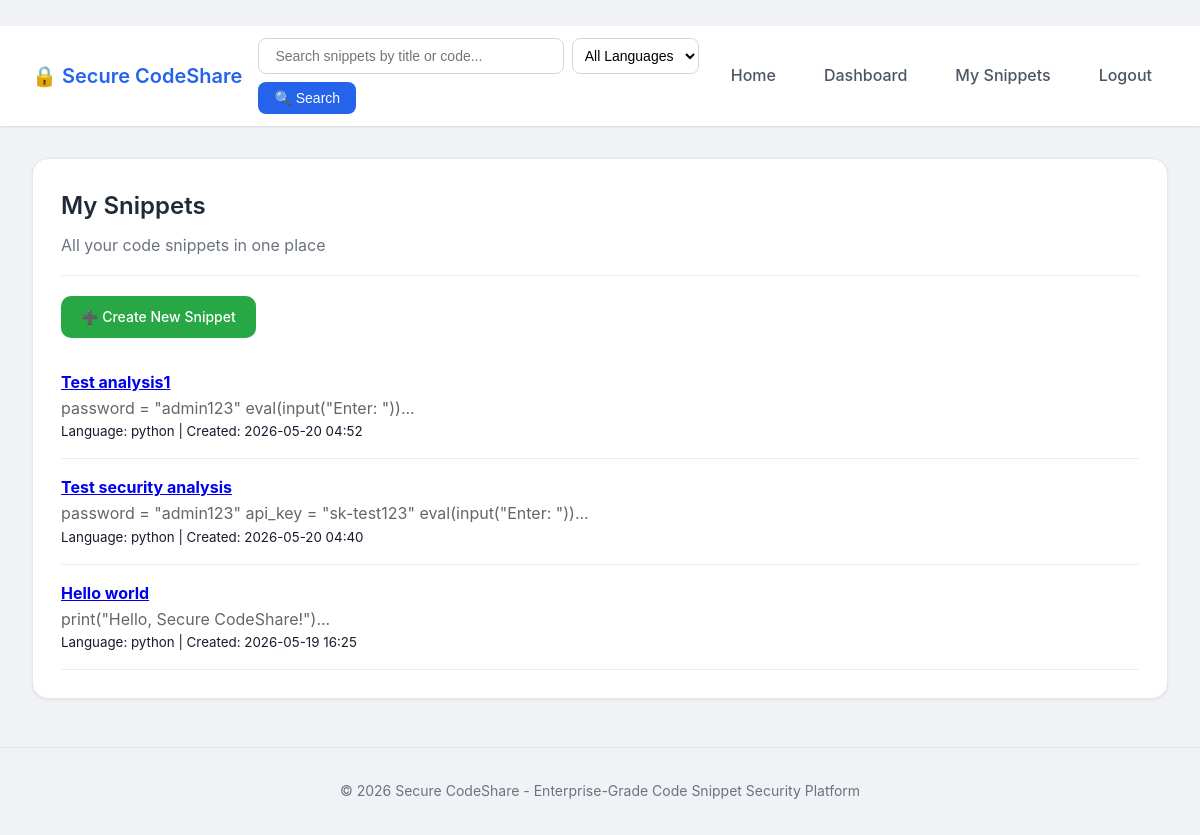
/snippets/my-snippets (signed in), run on the app's committed database.
### models.py (models this page shows, shortened)
class Snippet(db.Model):
    __tablename__ = 'snippets'
    id = db.Column(db.Integer, primary_key=True)
    title = db.Column(db.String(200), nullable=False)
    code = db.Column(db.Text, nullable=False)
    language = db.Column(db.String(50), default='text')
    user_id = db.Column(db.Integer, db.ForeignKey('users.id'), nullable=False)
    created_at = db.Column(db.DateTime, default=datetime.utcnow)
    updated_at = db.Column(db.DateTime, default=datetime.utcnow, onupdate=datetime.utcnow)
    security_score = db.Column(db.Integer, default=100)
    tags = db.relationship('Tag', secondary=snippet_tags, back_populates='snippets')
    author = db.relationship('User', backref='snippets')

### app/snippets/routes.py (the view)
@snippets_bp.route('/my-snippets')
@login_required
def my_snippets():
    snippets = Snippet.query.filter_by(user_id=current_user.id).order_by(Snippet.created_at.desc()).all()
    return render_template('my_snippets.html', snippets=snippets)

### app/templates/my_snippets.html
﻿{% extends "base.html" %}
{% block content %}
<div class="card">
    <div class="card-header">
        <h2>My Snippets</h2>
        <p>All your code snippets in one place</p>
    </div>
    <div style="margin-bottom: 1rem;">
        <a href="{{ url_for('snippets.new_snippet') }}" class="btn btn-primary" style="background: #28a745;">➕ Create New Snippet</a>
    </div>
    {% if snippets %}
        {% for snippet in snippets %}
            <div style="border-bottom: 1px solid #eee; padding: 1rem 0;">
                <h4><a href="{{ url_for('snippets.view_snippet', snippet_id=snippet.id) }}">{{ snippet.title }}</a></h4>
                <p style="color: #666;">{{ snippet.code[:100] }}...</p>
                <small>Language: {{ snippet.language }} | Created: {{ snippet.created_at.strftime('%Y-%m-%d %H:%M') }}</small>
            </div>
        {% endfor %}
    {% else %}
        <p style="color: #666;">No snippets yet. Click "Create New Snippet" to get started!</p>
    {% endif %}
</div>
{% endblock %}

### app/templates/base.html (shortened to what this page needs)
 <!DOCTYPE html>
<html lang="en">
<head>
</head>
<body>
    <nav class="navbar">
        <div class="nav-container">
            <a href="{{ url_for('home') }}" class="logo">
                🔒 Secure CodeShare
            </a>
            <div class="search-container">
                <form action="{{ url_for('search') }}" method="GET" class="search-form">
                    <input type="text" name="q" placeholder="Search snippets by title or code..." class="search-input">
                    <select name="language" class="search-language">
                        <option value="">All Languages</option>
                    </select>
                    <button type="submit" class="btn-search">🔍 Search</button>
                </form>
            </div>
            <div class="nav-links">
                <a href="{{ url_for('home') }}">Home</a>
                {% if current_user.is_authenticated %}
                    <a href="{{ url_for('dashboard') }}">Dashboard</a>
                    <a href="{{ url_for('snippets.my_snippets') }}">My Snippets</a>
                    <a href="{{ url_for('auth.logout') }}">Logout</a>
                {% else %}
                    <a href="{{ url_for('auth.login') }}">Login</a>
                    <a href="{{ url_for('auth.register') }}">Register</a>
                {% endif %}
            </div>
        </div>
    </nav>
    <div class="container">
        {% block content %}{% endblock %}
    </div>
    <div class="footer">
        <p>&copy; 2026 Secure CodeShare - Enterprise-Grade Code Snippet Security Platform</p>
    </div>
</body>
</html>

### app/templates/base.html (style rules this page uses)
* { margin: 0; padding: 0; box-sizing: border-box; }
body { font-family: -apple-system, BlinkMacSystemFont, 'Segoe UI', Roboto, 'Helvetica Neue', Arial, sans-serif; background: #f0f2f5; color: #1a1a2e; line-height: 1.6; }
.navbar { background: #ffffff; box-shadow: 0 1px 3px rgba(0,0,0,0.08), 0 1px 2px rgba(0,0,0,0.04); padding: 0.75rem 2rem; position: sticky; top: 0; z-index: 100; backdrop-filter: blur(10px); background: rgba(255,255,255,0.95); }
.nav-container { max-width: 1280px; margin: 0 auto; display: flex; justify-content: space-between; align-items: center; flex-wrap: wrap; gap: 1rem; }
.logo { font-size: 1.25rem; font-weight: 600; color: #2563eb; text-decoration: none; display: flex; align-items: center; gap: 0.5rem; }
.search-container { flex: 1; max-width: 500px; min-width: 250px; }
.search-form { display: flex; gap: 0.5rem; flex-wrap: wrap; }
.search-input { flex: 1; padding: 0.5rem 1rem; border: 1px solid #d1d5db; border-radius: 8px; font-size: 0.875rem; transition: all 0.2s; }
.search-language { padding: 0.5rem; border: 1px solid #d1d5db; border-radius: 8px; background: white; font-size: 0.875rem; cursor: pointer; }
.btn-search { padding: 0.5rem 1rem; background: #2563eb; color: white; border: none; border-radius: 8px; cursor: pointer; font-size: 0.875rem; font-weight: 500; transition: all 0.2s; }
.nav-links { display: flex; gap: 1rem; align-items: center; flex-wrap: wrap; }
.nav-links a { color: #4b5563; text-decoration: none; padding: 0.5rem 1rem; border-radius: 8px; font-weight: 500; transition: all 0.2s; }
.container { max-width: 1280px; margin: 2rem auto; padding: 0 2rem; }
.card { background: #ffffff; border-radius: 16px; box-shadow: 0 1px 3px rgba(0,0,0,0.05), 0 1px 2px rgba(0,0,0,0.03); padding: 1.75rem; margin-bottom: 1.5rem; transition: box-shadow 0.2s; border: 1px solid #e5e7eb; }
.card-header { border-bottom: 1px solid #f0f0f0; padding-bottom: 1rem; margin-bottom: 1.25rem; }
.card-header h2 { color: #1f2937; font-size: 1.5rem; font-weight: 600; }
.card-header p { color: #6b7280; margin-top: 0.5rem; }
.btn { display: inline-flex; align-items: center; gap: 0.5rem; padding: 0.625rem 1.25rem; border: none; border-radius: 10px; font-size: 0.875rem; font-weight: 500; cursor: pointer; transition: all 0.2s; text-decoration: none; }
.btn-primary { background: #2563eb; color: white; }
.footer { text-align: center; padding: 2rem; color: #6b7280; margin-top: 3rem; border-top: 1px solid #e5e7eb; font-size: 0.875rem; }

### data on the page
Snippet: title "Test analysis1", code "password = \"admin123\" eval(input(\"Enter: \"))", language "python", created_at "2026-05-20 04:52"
Snippet: title "Test security analysis", code "password = \"admin123\" api_key = \"sk-test123\" eval(input(\"Enter: \"))", language "python", created_at "2026-05-20 04:40"
Snippet: title "Hello world", code "print(\"Hello, Secure CodeShare!\")", language "python", created_at "2026-05-19 16:25"
